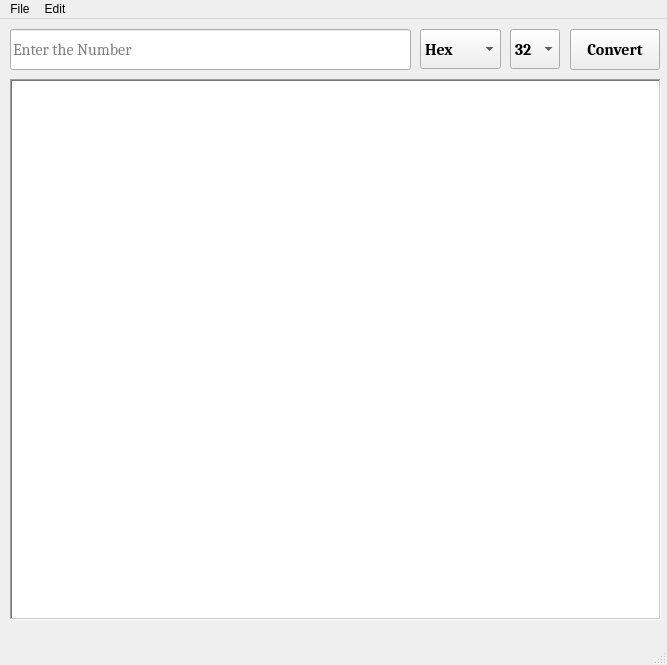
<?xml version="1.0" encoding="UTF-8"?>
<ui version="4.0">
 <class>MainWindow</class>
 <widget class="QMainWindow" name="MainWindow">
  <property name="enabled">
   <bool>true</bool>
  </property>
  <property name="geometry">
   <rect>
    <x>0</x>
    <y>0</y>
    <width>667</width>
    <height>665</height>
   </rect>
  </property>
  <property name="windowTitle">
   <string>MainWindow</string>
  </property>
  <property name="iconSize">
   <size>
    <width>24</width>
    <height>24</height>
   </size>
  </property>
  <widget class="QWidget" name="centralwidget">
   <widget class="QComboBox" name="Base">
    <property name="geometry">
     <rect>
      <x>420</x>
      <y>10</y>
      <width>81</width>
      <height>40</height>
     </rect>
    </property>
    <property name="baseSize">
     <size>
      <width>0</width>
      <height>0</height>
     </size>
    </property>
    <property name="font">
     <font>
      <family>Cambria</family>
      <pointsize>12</pointsize>
      <weight>75</weight>
      <bold>true</bold>
     </font>
    </property>
    <property name="cursor">
     <cursorShape>ArrowCursor</cursorShape>
    </property>
    <property name="autoFillBackground">
     <bool>false</bool>
    </property>
    <property name="currentIndex">
     <number>3</number>
    </property>
    <item>
     <property name="text">
      <string>Bin</string>
     </property>
    </item>
    <item>
     <property name="text">
      <string>Oct</string>
     </property>
    </item>
    <item>
     <property name="text">
      <string>Dec</string>
     </property>
    </item>
    <item>
     <property name="text">
      <string>Hex</string>
     </property>
    </item>
   </widget>
   <widget class="QComboBox" name="Byte">
    <property name="geometry">
     <rect>
      <x>510</x>
      <y>10</y>
      <width>50</width>
      <height>40</height>
     </rect>
    </property>
    <property name="baseSize">
     <size>
      <width>0</width>
      <height>0</height>
     </size>
    </property>
    <property name="font">
     <font>
      <family>Cambria</family>
      <pointsize>12</pointsize>
      <weight>75</weight>
      <bold>true</bold>
     </font>
    </property>
    <property name="cursor">
     <cursorShape>ArrowCursor</cursorShape>
    </property>
    <property name="autoFillBackground">
     <bool>false</bool>
    </property>
    <property name="currentText">
     <string>32</string>
    </property>
    <property name="currentIndex">
     <number>2</number>
    </property>
    <item>
     <property name="text">
      <string>8</string>
     </property>
    </item>
    <item>
     <property name="text">
      <string>16</string>
     </property>
    </item>
    <item>
     <property name="text">
      <string>32</string>
     </property>
    </item>
    <item>
     <property name="text">
      <string>64</string>
     </property>
    </item>
   </widget>
   <widget class="QLineEdit" name="Input">
    <property name="geometry">
     <rect>
      <x>10</x>
      <y>10</y>
      <width>401</width>
      <height>41</height>
     </rect>
    </property>
    <property name="font">
     <font>
      <family>Cambria</family>
      <pointsize>12</pointsize>
     </font>
    </property>
    <property name="autoFillBackground">
     <bool>false</bool>
    </property>
    <property name="inputMask">
     <string>HHHHHHHH</string>
    </property>
    <property name="text">
     <string/>
    </property>
    <property name="maxLength">
     <number>8</number>
    </property>
    <property name="cursorPosition">
     <number>8</number>
    </property>
    <property name="alignment">
     <set>Qt::AlignLeading|Qt::AlignLeft|Qt::AlignVCenter</set>
    </property>
    <property name="placeholderText">
     <string>Enter the Number</string>
    </property>
    <property name="clearButtonEnabled">
     <bool>true</bool>
    </property>
   </widget>
   <widget class="QPushButton" name="Convert">
    <property name="enabled">
     <bool>true</bool>
    </property>
    <property name="geometry">
     <rect>
      <x>570</x>
      <y>10</y>
      <width>90</width>
      <height>41</height>
     </rect>
    </property>
    <property name="font">
     <font>
      <family>Cambria</family>
      <pointsize>12</pointsize>
      <weight>75</weight>
      <bold>true</bold>
     </font>
    </property>
    <property name="text">
     <string>Convert</string>
    </property>
    <property name="checkable">
     <bool>false</bool>
    </property>
    <property name="autoDefault">
     <bool>false</bool>
    </property>
   </widget>
   <widget class="QPlainTextEdit" name="Output">
    <property name="enabled">
     <bool>true</bool>
    </property>
    <property name="geometry">
     <rect>
      <x>10</x>
      <y>60</y>
      <width>651</width>
      <height>541</height>
     </rect>
    </property>
    <property name="font">
     <font>
      <family>Cambria</family>
      <pointsize>12</pointsize>
     </font>
    </property>
    <property name="frameShape">
     <enum>QFrame::WinPanel</enum>
    </property>
    <property name="frameShadow">
     <enum>QFrame::Sunken</enum>
    </property>
    <property name="readOnly">
     <bool>true</bool>
    </property>
    <property name="plainText">
     <string/>
    </property>
    <property name="overwriteMode">
     <bool>false</bool>
    </property>
    <property name="placeholderText">
     <string comment="Click the Convert Button"/>
    </property>
   </widget>
  </widget>
  <widget class="QMenuBar" name="menubar">
   <property name="geometry">
    <rect>
     <x>0</x>
     <y>0</y>
     <width>667</width>
     <height>26</height>
    </rect>
   </property>
   <widget class="QMenu" name="menuFile">
    <property name="title">
     <string>File</string>
    </property>
    <addaction name="actionSave"/>
    <addaction name="actionExit"/>
   </widget>
   <widget class="QMenu" name="menuEdit">
    <property name="title">
     <string>Edit</string>
    </property>
    <addaction name="actionCopy"/>
    <addaction name="actionPaste"/>
   </widget>
   <addaction name="menuFile"/>
   <addaction name="menuEdit"/>
  </widget>
  <widget class="QStatusBar" name="statusbar"/>
  <action name="actionOpen">
   <property name="text">
    <string>Open</string>
   </property>
   <property name="shortcut">
    <string>Ctrl+O</string>
   </property>
  </action>
  <action name="actionNew">
   <property name="text">
    <string>New</string>
   </property>
   <property name="shortcut">
    <string>Ctrl+N</string>
   </property>
  </action>
  <action name="actionExit">
   <property name="text">
    <string>Exit</string>
   </property>
   <property name="shortcut">
    <string>Ctrl+E</string>
   </property>
  </action>
  <action name="actionCopy">
   <property name="text">
    <string>Copy</string>
   </property>
   <property name="shortcut">
    <string>Ctrl+C</string>
   </property>
  </action>
  <action name="actionCut">
   <property name="text">
    <string>Cut</string>
   </property>
   <property name="shortcut">
    <string>Ctrl+X</string>
   </property>
  </action>
  <action name="actionPaste">
   <property name="text">
    <string>Paste</string>
   </property>
   <property name="shortcut">
    <string>Ctrl+V</string>
   </property>
  </action>
  <action name="actionAbout">
   <property name="text">
    <string>About</string>
   </property>
   <property name="shortcut">
    <string>F1</string>
   </property>
  </action>
  <action name="actionThemes">
   <property name="text">
    <string>Themes</string>
   </property>
   <property name="shortcut">
    <string>Ctrl+T</string>
   </property>
  </action>
  <action name="actionSave">
   <property name="text">
    <string>Save</string>
   </property>
   <property name="shortcut">
    <string>Ctrl+S</string>
   </property>
  </action>
 </widget>
 <resources/>
 <connections/>
</ui>
